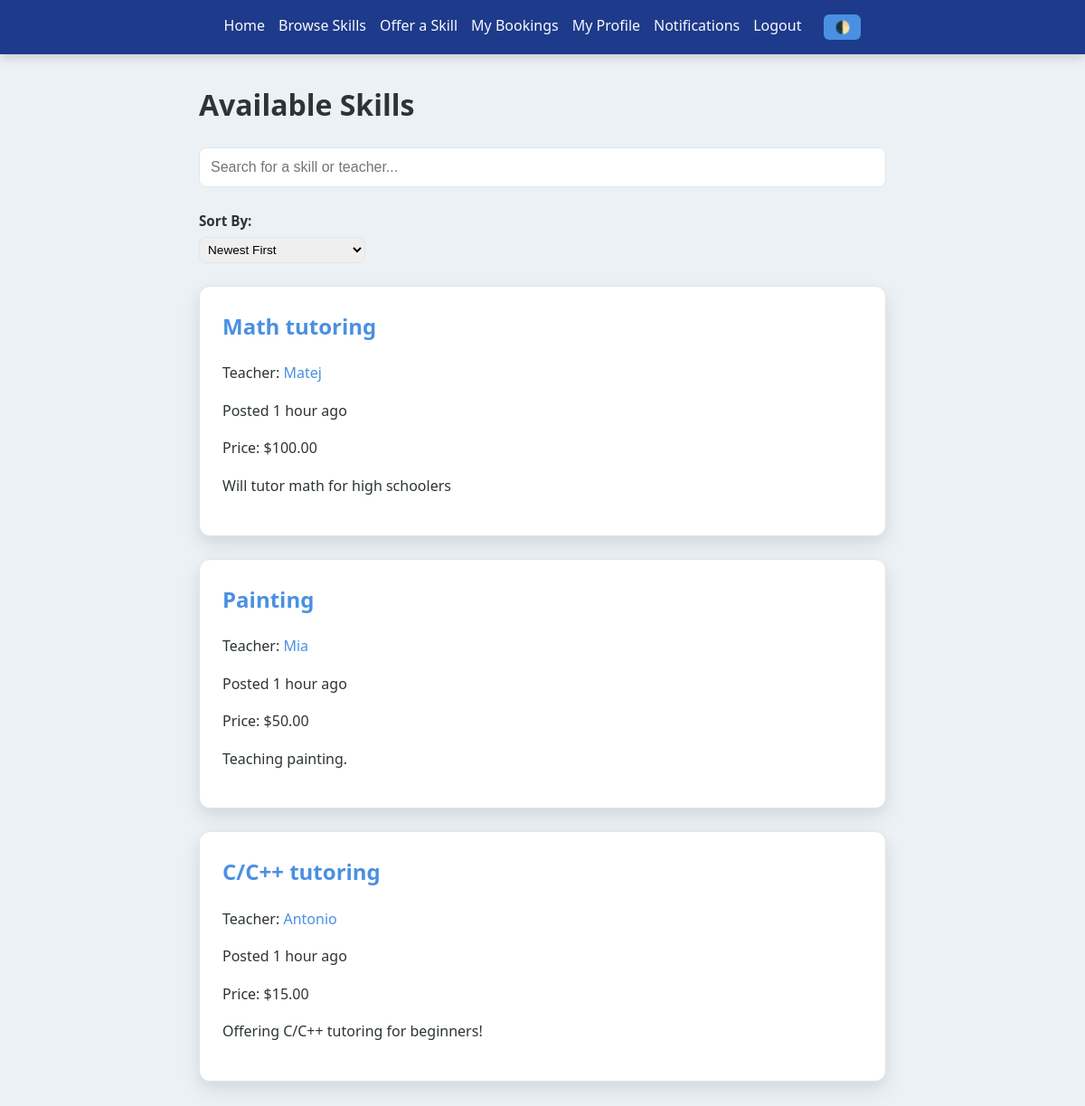
Page /listings/ (signed in) on the committed database.
### skills/models.py (models this page shows, shortened)
class Listing(models.Model):
    teacher = models.ForeignKey(User, on_delete=models.CASCADE, related_name="listings")
    title = models.CharField(max_length=200)
    description = models.TextField()
    price = models.DecimalField(max_digits=10, decimal_places=2)
    created_at = models.DateTimeField(auto_now_add=True)

### skills/views.py (the view)
# urls.py: path('listings/', views.listing_list, name='listing_list'),
@login_required
def listing_list(request):
    query = request.GET.get('q')
    listings = Listing.objects.all().order_by('-created_at')
    if query:
        listings = listings.filter(
            Q(title__icontains=query) |
            Q(description__icontains=query) |
            Q(teacher__username__icontains=query)
        )
    listings = listings.exclude(bookings__status='completed')
    listings = listings.exclude(teacher=request.user)
    return render(request, 'skills/listing_list.html', {'listings': listings})

### skills/templates/skills/listing_list.html (shortened to what this page needs)
{% extends "skills/base.html" %} {% block content %}
<h1>Available Skills</h1>
<form
    method="GET"
    action="{% url 'listing_list' %}"
    style="margin-bottom: 25px"
>
    <input
        type="text"
        name="q"
        id="skill-search"
        value="{{ request.GET.q|default:'' }}"
        placeholder="Search for a skill or teacher..."
        style="
            padding: 12px;
            border-radius: 8px;
            border: 1px solid var(--border-color);
            width: 100%;
        "
    />
</form>
<div class="sort-controls" style="margin-bottom: 25px">
    <label for="listing-sort-select">Sort By:</label>
    <select
        id="listing-sort-select"
        class="btn-sm"
        style="
            width: auto;
            padding: 5px;
            border-radius: 8px;
            border: 1px solid var(--border-color);
        "
    >
        <option value="date-desc">Newest First</option>
    </select>
</div>
<div id="listings-container">
    {% for listing in listings %}
    <div
        class="card listing-card"
        data-date="{{ listing.created_at|date:'c' }}"
        data-price="{{ listing.price }}"
    >
        <h2>
            <a href="{% url 'listing_detail' listing.pk %}"
                >{{ listing.title }}</a
            >
        </h2>
        <p>
            Teacher:
            <a
                href="{% url 'user_profile' listing.teacher.username %}"
                class="teacher-link"
                >{{ listing.teacher.username }}</a
            >
        </p>
        <p class="listing-age" data-date="{{ listing.created_at|date:'c' }}">
        </p>
        <p>Price: ${{ listing.price }}</p>
        <p>{{ listing.description|truncatewords:20 }}</p>
    </div>
    {% empty %}
    <p>No listings available yet.</p>
    {% endfor %}
</div>
{% endblock %}

### skills/templates/skills/base.html (shortened to what this page needs)
{% load static %}
<!DOCTYPE html>
<html lang="en">
<head>
    <link rel="stylesheet" href="{% static 'skills/style/style.css' %}">
</head>
<body>
    <nav>
        <a href="{% url 'index' %}">Home</a>
        {% if user.is_authenticated %}
            <a href="{% url 'listing_list' %}">Browse Skills</a>
            <a href="{% url 'create_listing' %}">Offer a Skill</a>
            <a href="{% url 'my_bookings' %}">My Bookings</a>
            <a href="{% url 'profile' %}">My Profile</a>
            <a href="{% url 'notifications' %}">Notifications</a>
            <a href="{% url 'logout' %}">Logout</a>
        {% else %}
            <a href="{% url 'login' %}">Login</a>
            <a href="{% url 'register' %}">Register</a>
        {% endif %}
        <button id="dark-toggle" class="btn btn-sm" title="Toggle Dark Mode" style="margin-left: 10px;">🌓</button>
    </nav>
    <main>
        {% block content %}{% endblock %}
    </main>
</body>
</html>

### skills/static/skills/style/style.css (style rules this page uses)
:root { --primary-color: #4a90e2; --primary-hover: #357abd; --secondary-color: #6c757d; --bg-color: #ebf1f5; --text-color: #2d3436; --white: #ffffff; --border-color: #dfe6e9; --success-bg: #d4edda; --success-text: #155724; --error-bg: #f8d7da; --error-text: #721c24; --card-shadow: 0 10px 25px rgba(0, 0, 0, 0.08), 0 4px 12px rgba(0, 0, 0, 0.04); }
* { box-sizing: border-box; }
body { font-family: 'Segoe UI', system-ui, -apple-system, sans-serif; line-height: 1.6; max-width: 800px; margin: 0 auto; padding: 0 20px 40px; background-color: var(--bg-color); color: var(--text-color); }
nav { background: #1e3a8a; padding: 1rem 1.5rem; width: 100vw; position: relative; left: 50%; right: 50%; margin-left: -50vw; margin-right: -50vw; margin-bottom: 30px; display: flex; justify-content: center; flex-wrap: wrap; gap: 15px; box-shadow: 0 4px 12px rgba(0, 0, 0, 0.15); }
nav a { color: #f8fafc; text-decoration: none; font-weight: 500; transition: color 0.2s ease; }
.card { background: var(--white); border: 1px solid var(--border-color); padding: 25px; margin-bottom: 25px; border-radius: 12px; box-shadow: var(--card-shadow); transition: transform 0.2s ease; }
h1, h2, h3 { color: var(--text-color); margin-top: 0; }
a { color: var(--primary-color); text-decoration: none; transition: color 0.2s; }
label { display: block; font-weight: 600; margin-bottom: 6px; font-size: 0.95rem; }
input[type="text"], input[type="number"], input[type="password"], input[type="email"], input[type="datetime-local"], textarea, select { width: 100%; padding: 12px; border: 1px solid var(--border-color); border-radius: 8px; font-size: 1rem; max-width: 100%; transition: border-color 0.2s, box-shadow 0.2s; }
button, .btn { background: var(--primary-color); color: var(--white); padding: 10px 20px; border: none; border-radius: 8px; cursor: pointer; font-size: 1rem; font-weight: 600; transition: background 0.2s, transform 0.1s; }
.btn-sm { padding: 6px 12px; font-size: 0.85rem; border-radius: 6px; }

### rows in the picture
Listing: title "Math tutoring", teacher.username "Matej", price "100.00", description "Will tutor math for high schoolers"
Listing: title "Painting", teacher.username "Mia", price "50.00", description "Teaching painting."
Listing: title "C/C++ tutoring", teacher.username "Antonio", price "15.00", description "Offering C/C++ tutoring for beginners!"
